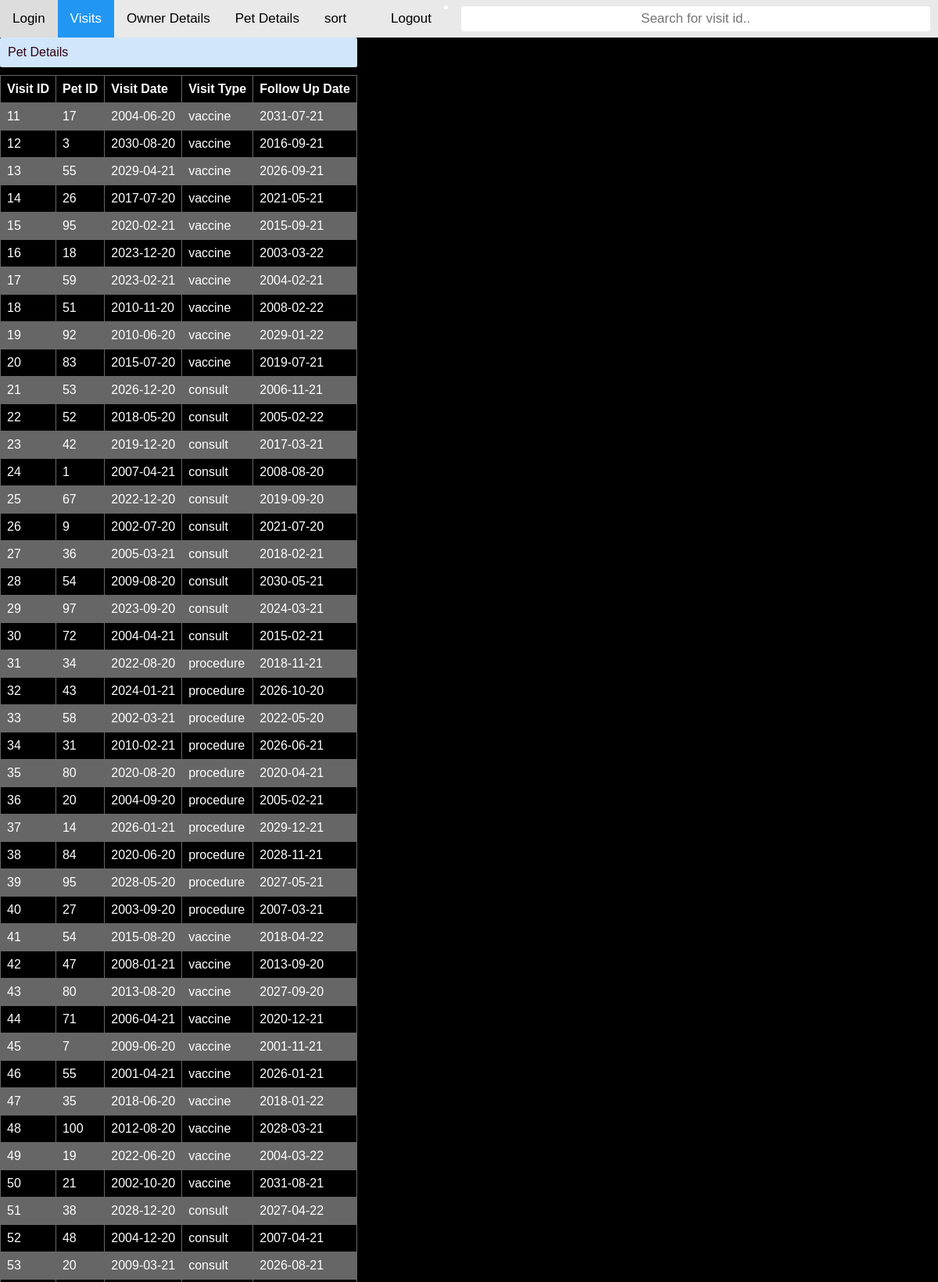
The page /view_visits.php (upper part) on the database its author committed.
### tables this page shows
CREATE TABLE `visits` (
  `visit_id` int(6) UNSIGNED NOT NULL,
  `pet_id` int(6) UNSIGNED NOT NULL,
  `visit_date` date DEFAULT NULL,
  `visit_type` varchar(255) DEFAULT NULL,
  `follow_up_date` date DEFAULT NULL
);

### visits.php (called while the page is built, shortened)
<?php
    class Visit{
        private $conn;
        private $db_table = "visits";
        public function __construct($db){
            $this->conn = $db;
        }
        public function getVisits(){
            $sqlQuery = "SELECT visit_id, pet_id,visit_date,visit_type,follow_up_date FROM " . $this->db_table . "";
            $stmt = $this->conn->prepare($sqlQuery);
            $stmt->execute();
            return $stmt;
        }
    }
?>

### view_visits.php (the view, shortened to what this page needs)
<HTML>
  <HEAD>
  <link rel="stylesheet" href="https://cdnjs.cloudflare.com/ajax/libs/font-awesome/4.7.0/css/font-awesome.min.css">
    	<link href="css\style.css" type="text/css" rel="stylesheet" />
		<link href="css\table.css" type="text/css" rel="stylesheet" />
		<link href="css\log_reg.css" type="text/css" rel="stylesheet" />
		<link href="css\navstyle.css" type="text/css" rel="stylesheet" />
  </HEAD>
<BODY>
  <div class="topnav">
    <a href="index.php">Login</a>
    <a class="active" href="view_visits.php">Visits</a>
    <a  href="owner_details.php">Owner Details</a>
    <a  href="pet_details.php">Pet Details</a>
    <a style="float:left" href="javascript:sortTable();">sort</a>
    <input style="float:right" type="text" id="myInput" onkeyup="myFunction()" placeholder="Search for visit id.." title="Type in a name">
    <li style="float:right"><a  href="logout.php">Logout</a>
  </div>
  <div style= "float: left;">
    <div class="txt-heading">Pet Details</div>
    <table id="myTable" style="width:100%">
    <tr>
    <th>Visit ID</th>
    <th>Pet ID</th>
    <th>Visit Date</th>
    <th>Visit Type</th>
        <th>Follow Up Date</th>
  </tr>
  <?php
    include_once 'dbconnect.php';
    include_once 'visits.php';
    $database = new DBController();
    $db = $database->getConnection();
    $items = new Visit($db);
    $stmt = $items->getVisits();
    $itemCount = $stmt->rowCount();
      if($itemCount > 0){
        while ($row = $stmt->fetch(PDO::FETCH_ASSOC)){
            extract($row);
            ?>
              <tr>
              <td><?php echo $visit_id ?></th>
              <td><?php echo $pet_id ?></td>
              <td><?php echo $visit_date ?></td>
              <td><?php echo $visit_type ?></td>
              <td><?php echo $follow_up_date ?></td>
              </tr>
     <?php
        }
      }
      else{
          http_response_code(404);
          echo json_encode(
              array("message" => "No record found.")
          );
      }
    ?>
      </table>
  </div>
</BODY>
</HTML>

### css/style.css (style rules this page uses)
body { width:auto; height: auto; font-family:calibri; }
.txt-heading { padding: 10px 10px; border-radius: 2px; color: #330014; background: #d1e6fa; margin-bottom:10px; }

### css/table.css (style rules this page uses)
table { font-family: arial, sans-serif; border-collapse: collapse; width: 100%; }
td, th { border: 1px solid #666666; text-align: left; padding: 8px; }
tr:nth-child(even) { background-color: #666666; }

### css/log_reg.css (style rules this page uses)
body { background-color: black; color: white; }
input[type=text], input[type = password], input[type = number],input[list=browsers] select { width: 50%; display: inline-block; float: left; border: 1px solid #ccc; border-radius: 4px; box-sizing: border-box; margin-right: 10px; text-align: center; }

### css/navstyle.css (style rules this page uses)
* { box-sizing: border-box; }
body { margin: 0; font-family: Arial, Helvetica, sans-serif; }
.topnav { overflow: hidden; background-color: #e9e9e9; }
.topnav a { float: left; display: block; color: black; text-align: center; padding: 14px 16px; text-decoration: none; font-size: 17px; }
.topnav a.active { background-color: #2196F3; color: white; }
.topnav input[type=text] { padding: 6px; margin-top: 8px; font-size: 17px; border: none; }

### rows shown on the page
visits: visit_id "11", pet "17", visit_date "2004-06-20", visit_type "vaccine", follow_up_date "2031-07-21"
visits: visit_id "12", pet "3", visit_date "2030-08-20", visit_type "vaccine", follow_up_date "2016-09-21"
visits: visit_id "13", pet "55", visit_date "2029-04-21", visit_type "vaccine", follow_up_date "2026-09-21"
visits: visit_id "14", pet "26", visit_date "2017-07-20", visit_type "vaccine", follow_up_date "2021-05-21"
visits: visit_id "15", pet "95", visit_date "2020-02-21", visit_type "vaccine", follow_up_date "2015-09-21"
visits: visit_id "16", pet "18", visit_date "2023-12-20", visit_type "vaccine", follow_up_date "2003-03-22"
visits: visit_id "17", pet "59", visit_date "2023-02-21", visit_type "vaccine", follow_up_date "2004-02-21"
visits: visit_id "18", pet "51", visit_date "2010-11-20", visit_type "vaccine", follow_up_date "2008-02-22"
visits: visit_id "19", pet "92", visit_date "2010-06-20", visit_type "vaccine", follow_up_date "2029-01-22"
visits: visit_id "20", pet "83", visit_date "2015-07-20", visit_type "vaccine", follow_up_date "2019-07-21"
visits: visit_id "21", pet "53", visit_date "2026-12-20", visit_type "consult", follow_up_date "2006-11-21"
visits: visit_id "22", pet "52", visit_date "2018-05-20", visit_type "consult", follow_up_date "2005-02-22"
visits: visit_id "23", pet "42", visit_date "2019-12-20", visit_type "consult", follow_up_date "2017-03-21"
visits: visit_id "24", pet "1", visit_date "2007-04-21", visit_type "consult", follow_up_date "2008-08-20"
visits: visit_id "25", pet "67", visit_date "2022-12-20", visit_type "consult", follow_up_date "2019-09-20"
visits: visit_id "26", pet "9", visit_date "2002-07-20", visit_type "consult", follow_up_date "2021-07-20"
visits: visit_id "27", pet "36", visit_date "2005-03-21", visit_type "consult", follow_up_date "2018-02-21"
visits: visit_id "28", pet "54", visit_date "2009-08-20", visit_type "consult", follow_up_date "2030-05-21"
visits: visit_id "29", pet "97", visit_date "2023-09-20", visit_type "consult", follow_up_date "2024-03-21"
visits: visit_id "30", pet "72", visit_date "2004-04-21", visit_type "consult", follow_up_date "2015-02-21"
visits: visit_id "31", pet "34", visit_date "2022-08-20", visit_type "procedure", follow_up_date "2018-11-21"
visits: visit_id "32", pet "43", visit_date "2024-01-21", visit_type "procedure", follow_up_date "2026-10-20"
visits: visit_id "33", pet "58", visit_date "2002-03-21", visit_type "procedure", follow_up_date "2022-05-20"
visits: visit_id "34", pet "31", visit_date "2010-02-21", visit_type "procedure", follow_up_date "2026-06-21"
visits: visit_id "35", pet "80", visit_date "2020-08-20", visit_type "procedure", follow_up_date "2020-04-21"
visits: visit_id "36", pet "20", visit_date "2004-09-20", visit_type "procedure", follow_up_date "2005-02-21"
visits: visit_id "37", pet "14", visit_date "2026-01-21", visit_type "procedure", follow_up_date "2029-12-21"
visits: visit_id "38", pet "84", visit_date "2020-06-20", visit_type "procedure", follow_up_date "2028-11-21"
visits: visit_id "39", pet "95", visit_date "2028-05-20", visit_type "procedure", follow_up_date "2027-05-21"
visits: visit_id "40", pet "27", visit_date "2003-09-20", visit_type "procedure", follow_up_date "2007-03-21"
visits: visit_id "41", pet "54", visit_date "2015-08-20", visit_type "vaccine", follow_up_date "2018-04-22"
visits: visit_id "42", pet "47", visit_date "2008-01-21", visit_type "vaccine", follow_up_date "2013-09-20"
visits: visit_id "43", pet "80", visit_date "2013-08-20", visit_type "vaccine", follow_up_date "2027-09-20"
visits: visit_id "44", pet "71", visit_date "2006-04-21", visit_type "vaccine", follow_up_date "2020-12-21"
visits: visit_id "45", pet "7", visit_date "2009-06-20", visit_type "vaccine", follow_up_date "2001-11-21"
visits: visit_id "46", pet "55", visit_date "2001-04-21", visit_type "vaccine", follow_up_date "2026-01-21"
visits: visit_id "47", pet "35", visit_date "2018-06-20", visit_type "vaccine", follow_up_date "2018-01-22"
visits: visit_id "48", pet "100", visit_date "2012-08-20", visit_type "vaccine", follow_up_date "2028-03-21"
visits: visit_id "49", pet "19", visit_date "2022-06-20", visit_type "vaccine", follow_up_date "2004-03-22"
visits: visit_id "50", pet "21", visit_date "2002-10-20", visit_type "vaccine", follow_up_date "2031-08-21"
visits: visit_id "51", pet "38", visit_date "2028-12-20", visit_type "consult", follow_up_date "2027-04-22"
visits: visit_id "52", pet "48", visit_date "2004-12-20", visit_type "consult", follow_up_date "2007-04-21"
visits: visit_id "53", pet "20", visit_date "2009-03-21", visit_type "consult", follow_up_date "2026-08-21"
